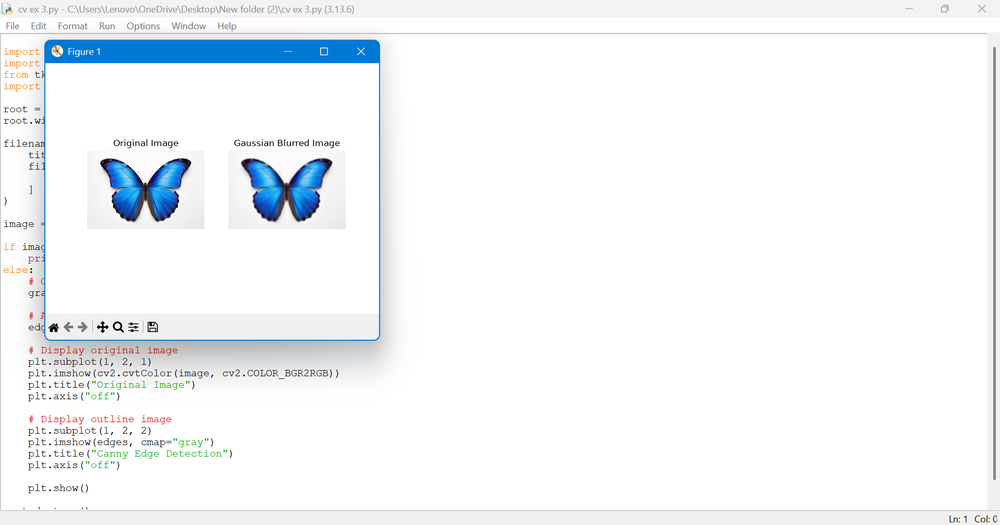
#> input picture lab experiments/ex 2.png, 1000 x 525 px, shrunk from 1918 x 1006 before the run
$ python 'cv ex 5.py'
#> lines starting #> are read from the running program, lines starting #| are printed output that depends on the picture

import cv2
import matplotlib.pyplot as plt
from tkinter import Tk, filedialog

# Function to analyze color histogram
def analyze_histogram(image):
    colors = ('b', 'g', 'r')
    channel_names = ('Blue', 'Green', 'Red')

    plt.figure(figsize=(10, 5))

    for i, (color, name) in enumerate(
        zip(colors, channel_names)
    ):
        histogram = cv2.calcHist(
            [image], [i], None, [256], [0, 256]
        )

        plt.plot(histogram, color=color, label=name)

    plt.title("Color-Level Histogram")
    plt.xlabel("Pixel Intensity (0-255)")
    plt.ylabel("Number of Pixels")
    plt.xlim([0, 256])
    plt.legend()
    plt.grid()
    plt.show()


# Select an image
root = Tk()
root.withdraw()

filename = filedialog.askopenfilename(
    title="Select an Image",
    filetypes=[
        ("Image files", "*.jpg *.jpeg *.png *.bmp")
    ]
)
#> the answer given: ex 2.png

root.destroy()

if filename:
    image = cv2.imread(filename)
#> image is the input picture: shape (525, 1000, 3); mean B, G, R 247.7, 245.5, 242.8

    if image is not None:
        # Display original image
        cv2.imshow("Original Image", image)

        # Analyze color levels
        analyze_histogram(image)
#> in analyze_histogram, `plt.show()`:
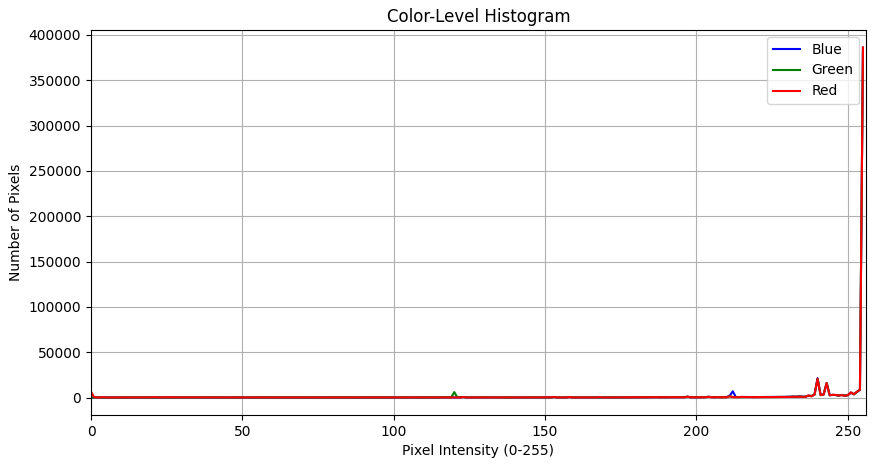
#> figure drawn by matplotlib, 1 panel; curve peaks at x = 255, y = 385984; curve peaks at x = 255, y = 385588; curve peaks at x = 255, y = 386122

        cv2.waitKey(0)
        cv2.destroyAllWindows()
        print("Color histogram analysis completed!")
    else:
        print("Error: Unable to read image.")
else:
    print("No image selected.")
